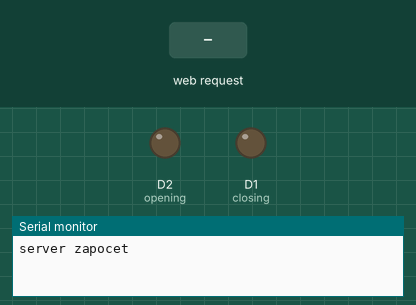
This sketch was run on a simulated ESP8266 (NodeMCU). Parts: output pins drawn as LEDs (lit = HIGH), the last lines printed to the serial monitor. The test bench sets the inputs (shaded band).

Above: at 1.2 s.
1.3 s: HTTP request GET /closing received
At 2.4 s:
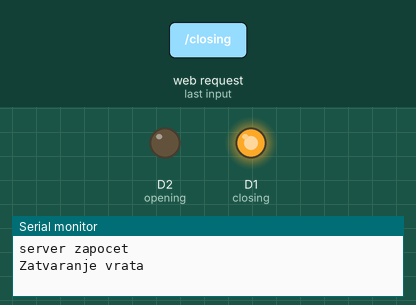
2.8 s: HTTP request GET /opening received
At 4.3 s:
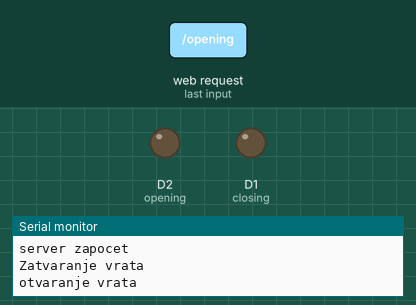
Timing chart, 0 to 5.8 s (numbered marks = the images above; inputs shaded):
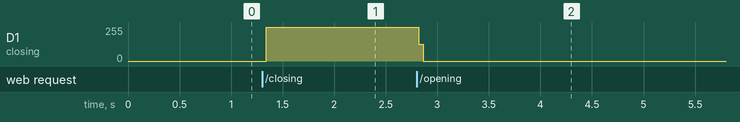

The sketch:

BodyScanner_Armarion.ino
```cpp
#include <ESP8266WiFi.h>
#include <ESP8266WebServer.h>

//Ovdje su definirane dvije web stranice koje se koriste za kontrolu vrata

String homepage =
  "<!DOCTYPE html> <html>"
  "<head>"
  "<style>"
  "body{font-family:Arial;"
  "background-color: #a0c2f2;"
  "}"
  ".spacing{"
  "display: flex;"
  "font-size: 20px;"
  "text-align: center;"
  "gap: 5em;"
  "color: #0b0163;"
  "flex-direction: column;"
  "}"
  ".flex-items{"

  "justify-content: space-around;"
  " }"

  "h1{text-align: center; color:#0b0163; font-size:100px;}"
  "a{"
  "background-color: #0b0163; "
  "color:bisque;"
  "border-radius:10px; "
  "border: none;"
  "padding:3em;"
  "width:50%;"
  "text-align: center;"
  "text-decoration: none;"
  "display: inline-block;"
  "font-size: 30px;"
  " margin: auto;"
  " }"
  "</style>"
  "</head>"
  "<body>"
  "<h1>Body scanner</h1>"
  "<div class=\"spacing\">"
  "<p class=\"flex-items\">note: using this controller will block your access to internet.</p>"
  "<p class=\"flex-items\">In case you keep loosing connection to the server, "
  "try disconnecting your mobile data, since smartphones recognise "
  "that this router is not connected to the internet.</p>"

  "<p class=\"flex-items\">click continue to start using the controller!</p>"
  "<a class=\"flex-items\" href= \"/control\">Continue</a>"
  "</div>"

  "</body>"
  "</html>";

String controller = "<!DOCTYPE html> <html>\n"
                    "<!DOCTYPE html> <html>"
                    "<head>"
                    "<style>"
                    "body{"
                    "font-family: Arial, Helvetica, sans-serif;"
                    "background-color: #a0c2f2;"
                    "}"
                    ".flex{"
                    "display: flex;"
                    "font-size: 20px;"
                    "text-align: centr;"
                    "gap: 5em;"
                    "color: #000000;"
                    "flex-direction: column;"
                    "width:50%;"
                    "margin:auto;"
                    "}"
                    "a{padding: 220px; background-color: yellow; grey: white; text-decoration: none; border-radius:10px; color:#000000;}"
                    "#opener{background-color: green}"
                    "#closer{background-color: red}"
                    "</style>"
                    "</head>"
                    "<body>"
                    "<h1></h1>"
                    "<div class=\"flex\">"
                    "<a id = \"opener\" href=\"/opening\">Open</a>"

                    "<a id =\"closer\" href=\"/closing\">Close</a>"

                    "<a href=\"/control\">Stop</a>"
                    "</div>"
                    "</body>"
                    "</html>";
/////////////////////////////////////////////////////////////////////////////

const char* ssid = "Body Scanner";
const char* pass = "Armarion";

ESP8266WebServer server(80);

int opening = D2;
int closing = D1;

bool opening_status = false;
bool closing_status = false;

int open_endstop = D4;
int closed_endstop = D3;

void setup() {

  Serial.begin(115200);
  Serial.println();


  pinMode(opening, OUTPUT);
  pinMode(closing, OUTPUT);
  pinMode(open_endstop, INPUT);
  pinMode(closed_endstop, INPUT);

  WiFi.softAP(ssid, pass);

  server.on("/", handleOnConnect);
  server.on("/control", handleControl);
  server.on("/opening", handleOpening);
  server.on("/closing", handleClosing);
  server.onNotFound(handleNotFound);

  server.begin();
  Serial.println("server zapocet");
}

void loop() {

  server.handleClient();


  // otvaranje vrata
  if (opening_status == true)
  {
      digitalWrite(opening, HIGH);
      digitalWrite(closing, LOW);

  }
  else
  {
    digitalWrite(opening, LOW);
    digitalWrite(closing, LOW);
  }


  // zatvaranje vrata
  if (closing_status == true)
  {

    digitalWrite(opening, LOW);
    digitalWrite(closing, HIGH);
  }
  else
  {
    digitalWrite(opening, LOW);
    digitalWrite(closing, LOW);
  }
}

void handleOnConnect()
{

  server.send(200, "text/html", homepage);
}
void handleControl()
{
  server.send(200, "text/html", controller);
  opening_status = false;
  closing_status = false;
}
void handleOpening()
{
  Serial.println("otvaranje vrata");
  opening_status = true;
  closing_status = false;
  server.send(200, "text/html", controller);
}

void handleClosing()
{
  Serial.println("Zatvaranje vrata");
  opening_status = false;
  closing_status = true;
  server.send(200, "text/html", controller);
}

void handleNotFound()
{
  server.send(404, "text/plain", "Not found");
}
```

Measured:
- after the input at 1.3 s, D1 (closing): 0/255 → 252/255 at once
- after the input at 2.8 s, D1 (closing): 252/255 → 0/255 at once
